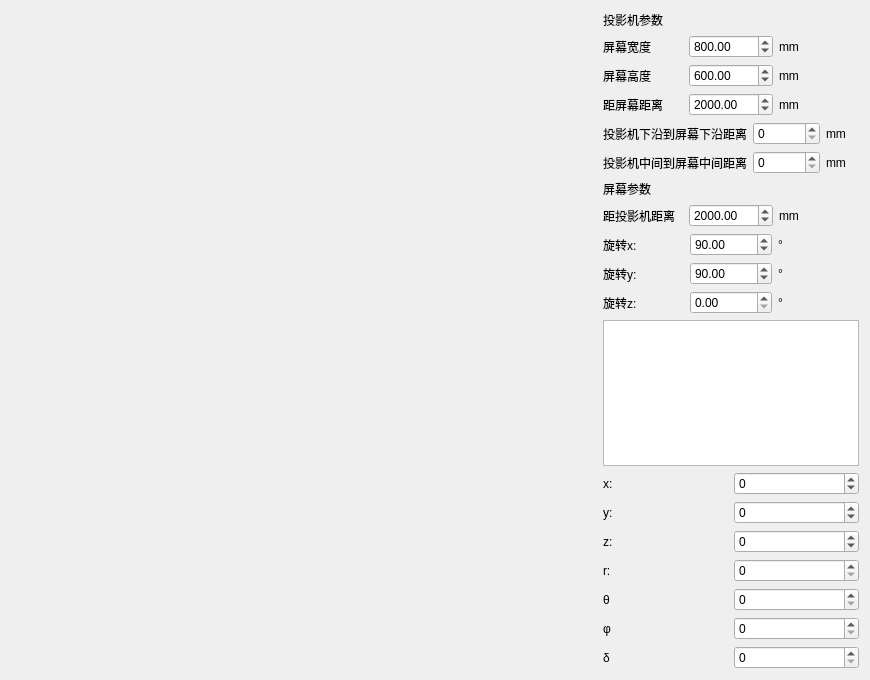
<?xml version="1.0" encoding="UTF-8"?>
<ui version="4.0">
 <class>ProjectorConverter</class>
 <widget class="QWidget" name="ProjectorConverter">
  <property name="geometry">
   <rect>
    <x>0</x>
    <y>0</y>
    <width>870</width>
    <height>680</height>
   </rect>
  </property>
  <property name="windowTitle">
   <string>ProjectorSetting</string>
  </property>
  <layout class="QGridLayout" name="gridLayout_2">
   <item row="0" column="0">
    <layout class="QGridLayout" name="gridLayout">
     <item row="1" column="0">
      <widget class="MapWidget" name="widgetProjector" native="true">
       <property name="sizePolicy">
        <sizepolicy hsizetype="Preferred" vsizetype="Preferred">
         <horstretch>1</horstretch>
         <verstretch>1</verstretch>
        </sizepolicy>
       </property>
      </widget>
     </item>
     <item row="1" column="1">
      <layout class="QVBoxLayout" name="verticalLayout">
       <item>
        <layout class="QHBoxLayout" name="horizontalLayout">
         <item>
          <widget class="QLabel" name="label_8">
           <property name="text">
            <string>投影机参数</string>
           </property>
          </widget>
         </item>
        </layout>
       </item>
       <item>
        <layout class="QHBoxLayout" name="horizontalLayout_3">
         <item>
          <widget class="QLabel" name="label_2">
           <property name="text">
            <string>屏幕宽度</string>
           </property>
          </widget>
         </item>
         <item>
          <widget class="QDoubleSpinBox" name="doubleSpinBoxScreenWidth">
           <property name="maximum">
            <double>1000000000000000.000000000000000</double>
           </property>
           <property name="value">
            <double>800.000000000000000</double>
           </property>
          </widget>
         </item>
         <item>
          <widget class="QLabel" name="label_3">
           <property name="text">
            <string>mm</string>
           </property>
          </widget>
         </item>
        </layout>
       </item>
       <item>
        <layout class="QHBoxLayout" name="horizontalLayout_4">
         <item>
          <widget class="QLabel" name="label_4">
           <property name="text">
            <string>屏幕高度</string>
           </property>
          </widget>
         </item>
         <item>
          <widget class="QDoubleSpinBox" name="doubleSpinBoxScreenHeight">
           <property name="maximum">
            <double>1000000000000000.000000000000000</double>
           </property>
           <property name="value">
            <double>600.000000000000000</double>
           </property>
          </widget>
         </item>
         <item>
          <widget class="QLabel" name="label_5">
           <property name="text">
            <string>mm</string>
           </property>
          </widget>
         </item>
        </layout>
       </item>
       <item>
        <layout class="QHBoxLayout" name="horizontalLayout_5">
         <item>
          <widget class="QLabel" name="label_6">
           <property name="text">
            <string>距屏幕距离</string>
           </property>
          </widget>
         </item>
         <item>
          <widget class="QDoubleSpinBox" name="doubleSpinBoxDistanceToScreen">
           <property name="maximum">
            <double>1000000000000000.000000000000000</double>
           </property>
           <property name="value">
            <double>2000.000000000000000</double>
           </property>
          </widget>
         </item>
         <item>
          <widget class="QLabel" name="label_7">
           <property name="text">
            <string>mm</string>
           </property>
          </widget>
         </item>
        </layout>
       </item>
       <item>
        <layout class="QHBoxLayout" name="horizontalLayout_2">
         <item>
          <widget class="QLabel" name="label">
           <property name="text">
            <string>投影机下沿到屏幕下沿距离</string>
           </property>
          </widget>
         </item>
         <item>
          <widget class="QSpinBox" name="spinBoxDisBelow">
           <property name="maximum">
            <number>100000</number>
           </property>
          </widget>
         </item>
         <item>
          <widget class="QLabel" name="label_12">
           <property name="text">
            <string>mm</string>
           </property>
          </widget>
         </item>
        </layout>
       </item>
       <item>
        <layout class="QHBoxLayout" name="horizontalLayout_7">
         <item>
          <widget class="QLabel" name="label_20">
           <property name="text">
            <string>投影机中间到屏幕中间距离</string>
           </property>
          </widget>
         </item>
         <item>
          <widget class="QSpinBox" name="spinBoxDisMid">
           <property name="maximum">
            <number>100000</number>
           </property>
          </widget>
         </item>
         <item>
          <widget class="QLabel" name="label_11">
           <property name="text">
            <string>mm</string>
           </property>
          </widget>
         </item>
        </layout>
       </item>
       <item>
        <layout class="QHBoxLayout" name="horizontalLayout_11">
         <item>
          <layout class="QVBoxLayout" name="verticalLayout_2">
           <item>
            <widget class="QLabel" name="label_17">
             <property name="text">
              <string>屏幕参数</string>
             </property>
            </widget>
           </item>
           <item>
            <layout class="QHBoxLayout" name="horizontalLayout_10">
             <item>
              <widget class="QLabel" name="label_18">
               <property name="text">
                <string>距投影机距离</string>
               </property>
              </widget>
             </item>
             <item>
              <widget class="QDoubleSpinBox" name="doubleSpinBoxDistanceToRealScreen">
               <property name="maximum">
                <double>1000000000000000.000000000000000</double>
               </property>
               <property name="value">
                <double>2000.000000000000000</double>
               </property>
              </widget>
             </item>
             <item>
              <widget class="QLabel" name="label_19">
               <property name="text">
                <string>mm</string>
               </property>
              </widget>
             </item>
            </layout>
           </item>
           <item>
            <layout class="QHBoxLayout" name="horizontalLayout_6">
             <item>
              <widget class="QLabel" name="label_9">
               <property name="text">
                <string>旋转x:</string>
               </property>
              </widget>
             </item>
             <item>
              <widget class="QDoubleSpinBox" name="doubleSpinBoxRotateX">
               <property name="maximum">
                <double>360.000000000000000</double>
               </property>
               <property name="value">
                <double>90.000000000000000</double>
               </property>
              </widget>
             </item>
             <item>
              <widget class="QLabel" name="label_10">
               <property name="text">
                <string>°</string>
               </property>
              </widget>
             </item>
            </layout>
           </item>
           <item>
            <layout class="QHBoxLayout" name="horizontalLayout_9">
             <item>
              <widget class="QLabel" name="label_15">
               <property name="text">
                <string>旋转y:</string>
               </property>
              </widget>
             </item>
             <item>
              <widget class="QDoubleSpinBox" name="doubleSpinBoxRotateY">
               <property name="maximum">
                <double>360.000000000000000</double>
               </property>
               <property name="value">
                <double>90.000000000000000</double>
               </property>
              </widget>
             </item>
             <item>
              <widget class="QLabel" name="label_16">
               <property name="text">
                <string>°</string>
               </property>
              </widget>
             </item>
            </layout>
           </item>
           <item>
            <layout class="QHBoxLayout" name="horizontalLayout_8">
             <item>
              <widget class="QLabel" name="label_13">
               <property name="text">
                <string>旋转z:</string>
               </property>
              </widget>
             </item>
             <item>
              <widget class="QDoubleSpinBox" name="doubleSpinBoxRotateZ">
               <property name="maximum">
                <double>360.000000000000000</double>
               </property>
               <property name="value">
                <double>0.000000000000000</double>
               </property>
              </widget>
             </item>
             <item>
              <widget class="QLabel" name="label_14">
               <property name="text">
                <string>°</string>
               </property>
              </widget>
             </item>
            </layout>
           </item>
           <item>
            <widget class="QTextBrowser" name="textBrowser">
             <property name="sizePolicy">
              <sizepolicy hsizetype="Expanding" vsizetype="Expanding">
               <horstretch>0</horstretch>
               <verstretch>0</verstretch>
              </sizepolicy>
             </property>
             <property name="maximumSize">
              <size>
               <width>300</width>
               <height>16777215</height>
              </size>
             </property>
            </widget>
           </item>
           <item>
            <layout class="QVBoxLayout" name="verticalLayout_3">
             <item>
              <layout class="QHBoxLayout" name="horizontalLayout_15">
               <item>
                <widget class="QLabel" name="label_24">
                 <property name="text">
                  <string>x:</string>
                 </property>
                </widget>
               </item>
               <item>
                <widget class="QSpinBox" name="spinBoxx">
                 <property name="minimum">
                  <number>-1000000</number>
                 </property>
                 <property name="maximum">
                  <number>1000000</number>
                 </property>
                </widget>
               </item>
              </layout>
             </item>
             <item>
              <layout class="QHBoxLayout" name="horizontalLayout_14">
               <item>
                <widget class="QLabel" name="label_23">
                 <property name="text">
                  <string>y:</string>
                 </property>
                </widget>
               </item>
               <item>
                <widget class="QSpinBox" name="spinBoxy">
                 <property name="minimum">
                  <number>-1000000</number>
                 </property>
                 <property name="maximum">
                  <number>1000000</number>
                 </property>
                </widget>
               </item>
              </layout>
             </item>
             <item>
              <layout class="QHBoxLayout" name="horizontalLayout_12">
               <item>
                <widget class="QLabel" name="label_21">
                 <property name="text">
                  <string>z:</string>
                 </property>
                </widget>
               </item>
               <item>
                <widget class="QSpinBox" name="spinBoxz">
                 <property name="minimum">
                  <number>-1000000</number>
                 </property>
                 <property name="maximum">
                  <number>1000000</number>
                 </property>
                </widget>
               </item>
              </layout>
             </item>
             <item>
              <layout class="QHBoxLayout" name="horizontalLayout_13">
               <item>
                <widget class="QLabel" name="label_22">
                 <property name="text">
                  <string>r:</string>
                 </property>
                </widget>
               </item>
               <item>
                <widget class="QSpinBox" name="spinBoxr">
                 <property name="maximum">
                  <number>1000000</number>
                 </property>
                </widget>
               </item>
              </layout>
             </item>
             <item>
              <layout class="QHBoxLayout" name="horizontalLayout_17">
               <item>
                <widget class="QLabel" name="label_26">
                 <property name="text">
                  <string>θ</string>
                 </property>
                </widget>
               </item>
               <item>
                <widget class="QSpinBox" name="spinBoxtheta">
                 <property name="maximum">
                  <number>360</number>
                 </property>
                </widget>
               </item>
              </layout>
             </item>
             <item>
              <layout class="QHBoxLayout" name="horizontalLayout_16">
               <item>
                <widget class="QLabel" name="label_25">
                 <property name="text">
                  <string>φ</string>
                 </property>
                </widget>
               </item>
               <item>
                <widget class="QSpinBox" name="spinBoxphi">
                 <property name="maximum">
                  <number>360</number>
                 </property>
                </widget>
               </item>
              </layout>
             </item>
            </layout>
           </item>
           <item>
            <layout class="QHBoxLayout" name="horizontalLayout_19"/>
           </item>
           <item>
            <layout class="QHBoxLayout" name="horizontalLayout_18">
             <item>
              <widget class="QLabel" name="label_27">
               <property name="text">
                <string>δ</string>
               </property>
              </widget>
             </item>
             <item>
              <widget class="QSpinBox" name="spinBoxdelta">
               <property name="maximum">
                <number>360</number>
               </property>
              </widget>
             </item>
            </layout>
           </item>
          </layout>
         </item>
        </layout>
       </item>
      </layout>
     </item>
    </layout>
   </item>
  </layout>
 </widget>
 <customwidgets>
  <customwidget>
   <class>MapWidget</class>
   <extends>QWidget</extends>
   <header>mapwidget.h</header>
   <container>1</container>
  </customwidget>
 </customwidgets>
 <resources/>
 <connections/>
</ui>
